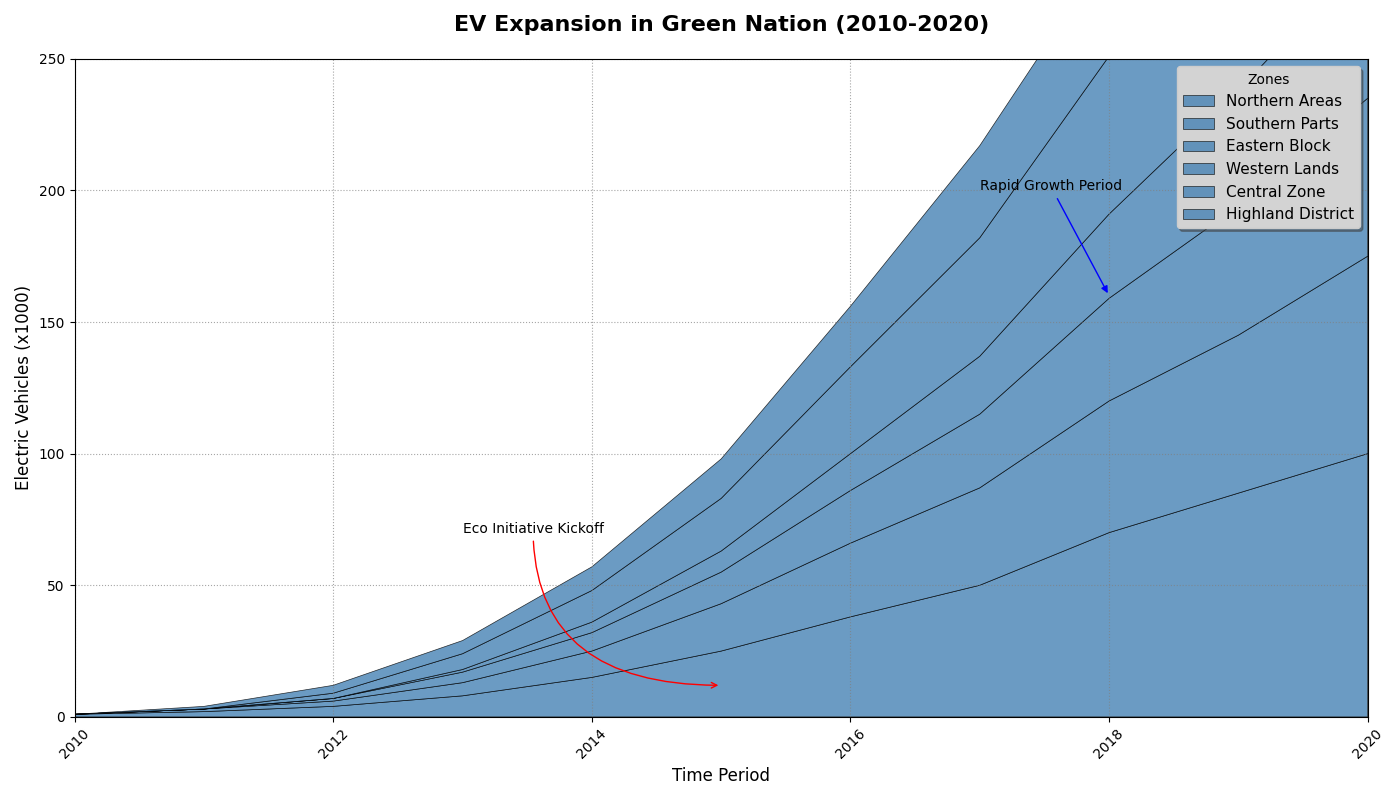

Here is the Python script that generated this plot:
import matplotlib.pyplot as plt
import numpy as np

years = np.arange(2010, 2021)

north_region = np.array([1, 2, 4, 8, 15, 25, 38, 50, 70, 85, 100])
south_region = np.array([0, 1, 2, 5, 10, 18, 28, 37, 50, 60, 75])
east_region = np.array([0, 0, 1, 4, 7, 12, 20, 28, 39, 49, 60])
west_region = np.array([0, 0, 0, 1, 4, 8, 14, 22, 32, 44, 55])
central_zone = np.array([0, 0, 2, 6, 12, 20, 33, 45, 60, 75, 90])
highland_district = np.array([0, 1, 3, 5, 9, 15, 23, 35, 40, 50, 58])

fig, ax = plt.subplots(figsize=(14, 8))

# Applying a single color consistently across all data groups
single_color = '#4682B4'  # Steel blue color chosen for consistency across all regions

ax.stackplot(years, north_region, south_region, east_region, west_region, central_zone, highland_district,
             labels=['Northern Areas', 'Southern Parts', 'Eastern Block', 'Western Lands', 'Central Zone', 'Highland District'],
             colors=[single_color] * 6, alpha=0.8, 
             edgecolor='black', linewidth=0.5, hatch=['/', '\\', '|', '-', 'x', 'o'])

ax.set_title("EV Expansion in Green Nation (2010-2020)", fontsize=16, fontweight='bold', pad=20)
ax.set_xlabel("Time Period", fontsize=12)
ax.set_ylabel("Electric Vehicles (x1000)", fontsize=12)
ax.set_xlim(years.min(), years.max())
ax.set_ylim(0, 250)

ax.grid(True, linestyle=':', color='gray', alpha=0.7)

ax.legend(title="Zones", loc="upper right", fontsize=11, frameon=True, shadow=True, facecolor='lightgray')

ax.annotate('Eco Initiative Kickoff', xy=(2015, 12), xytext=(2013, 70),
            arrowprops=dict(arrowstyle='->', connectionstyle='angle3', color='red'), fontsize=10)
ax.annotate('Rapid Growth Period', xy=(2018, 160), xytext=(2017, 200),
            arrowprops=dict(arrowstyle='-|>', connectionstyle='arc3', color='blue'), fontsize=10)

plt.xticks(rotation=45)
plt.tight_layout()
plt.show()
